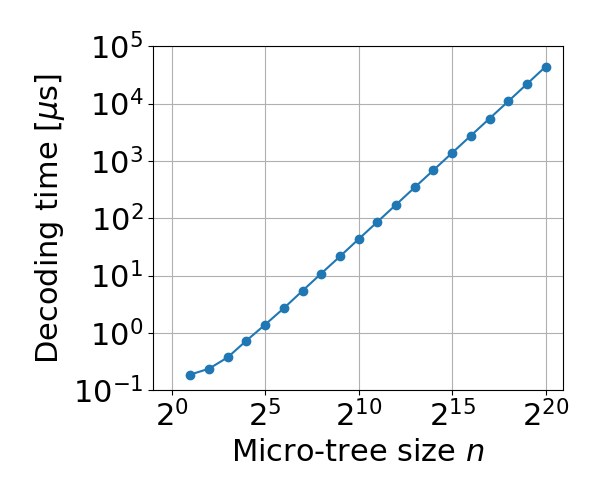

The Python source for this figure:
import sys

import numpy as np
import matplotlib.pyplot as plt


for_paper = True


py_name = sys.argv[0]
txt_name = py_name.replace(".py", ".txt")
fig_name = py_name.replace(".py", ".pdf" if for_paper else ".png")

plt.rcParams["font.size"] = 22
if for_paper:
    plt.rcParams["text.usetex"] = True
    plt.rcParams["font.family"] = "Times New Roman"

with open(txt_name) as f:
    lines = f.readlines()

for _ in range(2):
    print(lines.pop(0).rstrip())

ns = []
times = []
for line in lines:
    n, _, time = line.split()
    ns.append(int(n))
    times.append(float(time))

fig, ax = plt.subplots(figsize=(6, 5))

ax.plot(ns, times, marker="o")
ax.grid()
ax.set_xscale("log")
ax.set_yscale("log")
ax.set_xlim(1 / 2, 2 * 1e6)
ax.set_xticks(2 ** np.arange(0, 21, 5))
ax.set_xticklabels("$2^{" + str(n) + "}$" for n in range(0, 21, 5))
ax.set_ylim(0.1, 1e5)
ax.set_yticks(10.0 ** np.arange(-1, 6))
ax.set_xlabel("Micro-tree size $n$")
ax.set_ylabel("Decoding time [$\\mu$s]")

plt.tight_layout()
plt.savefig(fig_name)
